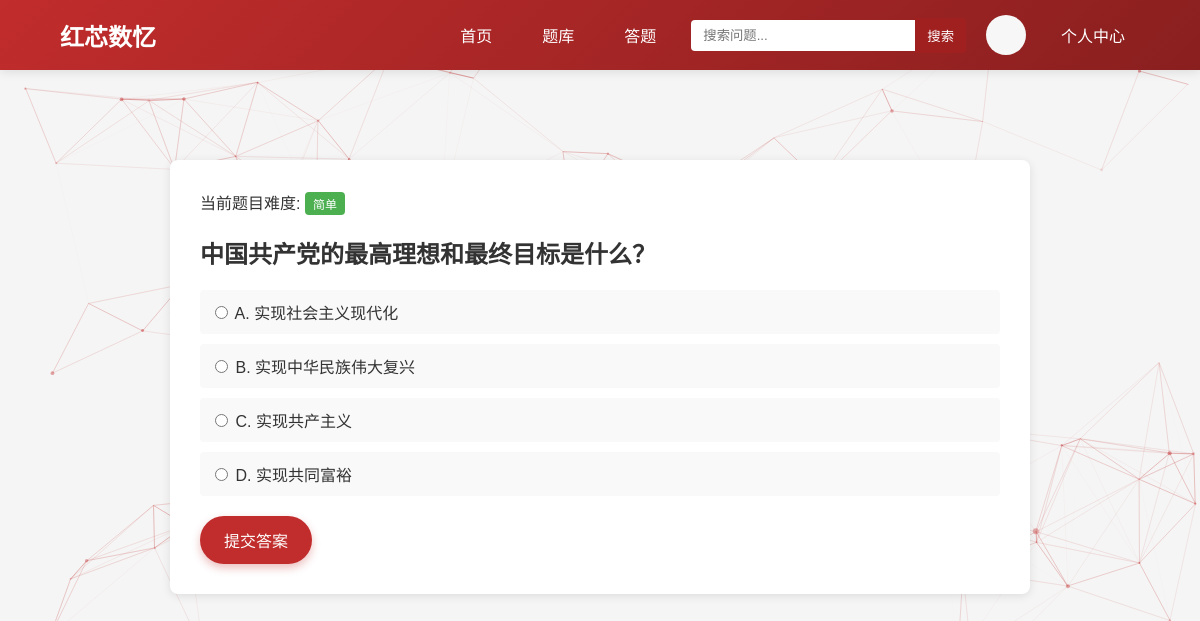
/answer?question_id=123, run on the app's committed database.
### tables this page shows
CREATE TABLE questions (
            id INTEGER PRIMARY KEY AUTOINCREMENT,
            question_text TEXT NOT NULL,
            option_a TEXT NOT NULL,
            option_b TEXT NOT NULL,
            option_c TEXT NOT NULL,
            option_d TEXT NOT NULL,
            correct_answer TEXT NOT NULL,
            difficulty INTEGER NOT NULL,
            category TEXT
        );

### app.py (the view)
@app.route('/answer')
def answer():
    question_id = request.args.get('question_id')
    random = request.args.get('random', 'false').lower() == 'true'
    db = get_db()
    if random:
        question = db.execute('SELECT id, question_text, option_a, option_b, option_c, option_d, correct_answer, difficulty FROM questions ORDER BY RANDOM() LIMIT 1').fetchone()
    else:
        if not question_id:
            return redirect(url_for('answer', random=True))
        question = db.execute('SELECT id, question_text, option_a, option_b, option_c, option_d, correct_answer, difficulty FROM questions WHERE id = ?', (question_id,)).fetchone()
    if not question:
        return redirect(url_for('answer', random=True))
    return render_template('answer.html', question={
        'id': question['id'],
        'question_text': question['question_text'],
        'option_a': question['option_a'],
        'option_b': question['option_b'],
        'option_c': question['option_c'],
        'option_d': question['option_d'],
        'correct_answer': question['correct_answer'],
        'difficulty': question['difficulty']
    })

### database.py (called while the page is built)
def get_db():
    db = getattr(g, '_database', None)
    if db is None:
        db = g._database = sqlite3.connect(DATABASE)
        db.row_factory = sqlite3.Row
    return db

### templates/answer.html (shortened to what this page needs)
{% extends "base.html" %}
{% block content %}
<div class="answer-container">
    <div class="question-display">
        <div class="difficulty-info">
            当前题目难度:
            <span class="difficulty-badge difficulty-{{ question.difficulty }}">
                {% if question.difficulty == 1 %}简单
                {% elif question.difficulty == 2 %}中等
                {% else %}困难
                {% endif %}
            </span>
        </div>
        <h2>{{ question.question_text }}</h2>
        <form id="answer-form">
            <div class="options-list">
                <label class="option-item">
                    <input type="radio" name="answer" value="A" required>
                    <span>A. {{ question.option_a }}</span>
                </label>
                <label class="option-item">
                    <input type="radio" name="answer" value="B">
                    <span>B. {{ question.option_b }}</span>
                </label>
                <label class="option-item">
                    <input type="radio" name="answer" value="C">
                    <span>C. {{ question.option_c }}</span>
                </label>
                <label class="option-item">
                    <input type="radio" name="answer" value="D">
                    <span>D. {{ question.option_d }}</span>
                </label>
            </div>
            <button type="submit" class="submit-btn">提交答案</button>
        </form>
    </div>
</div>
{% endblock %}

### static/css/style.css (style rules this page uses)
body { font-family: 'Microsoft YaHei', sans-serif; margin: 0; padding: 0; background-color: #f5f5f5; color: #333; }
.difficulty-badge { display: inline-block; padding: 3px 8px; border-radius: 4px; font-size: 12px; margin-right: 10px; }
.difficulty-1 { background-color: #4CAF50; color: white; }
.answer-container { max-width: 800px; margin: 0 auto; background-color: white; padding: 30px; border-radius: 8px; box-shadow: 0 2px 10px rgba(0, 0, 0, 0.1); }
.options-list { margin: 20px 0; }
.option-item { display: block; margin: 10px 0; padding: 10px; border-radius: 4px; background-color: #f9f9f9; cursor: pointer; }
.submit-btn, .learn-more-btn { background-color: #c12c2c; color: white; border: none; padding: 12px 24px; border-radius: 30px; cursor: pointer; font-size: 16px; transition: all 0.3s; position: relative; overflow: hidden; box-shadow: 0 4px 8px rgba(193, 44, 44, 0.3); }
.submit-btn::after, .learn-more-btn::after { content: ''; position: absolute; top: 50%; left: 50%; width: 5px; height: 5px; background: rgba(255, 255, 255, 0.5); opacity: 0; border-radius: 100%; transform: scale(1, 1) translate(-50%); transform-origin: 50% 50%; }

### data on the page
questions: question_text "中国共产党的最高理想和最终目标是什么？", option_a "实现社会主义现代化", option_b "实现中华民族伟大复兴", option_c "实现共产主义", option_d "实现共同富裕"
